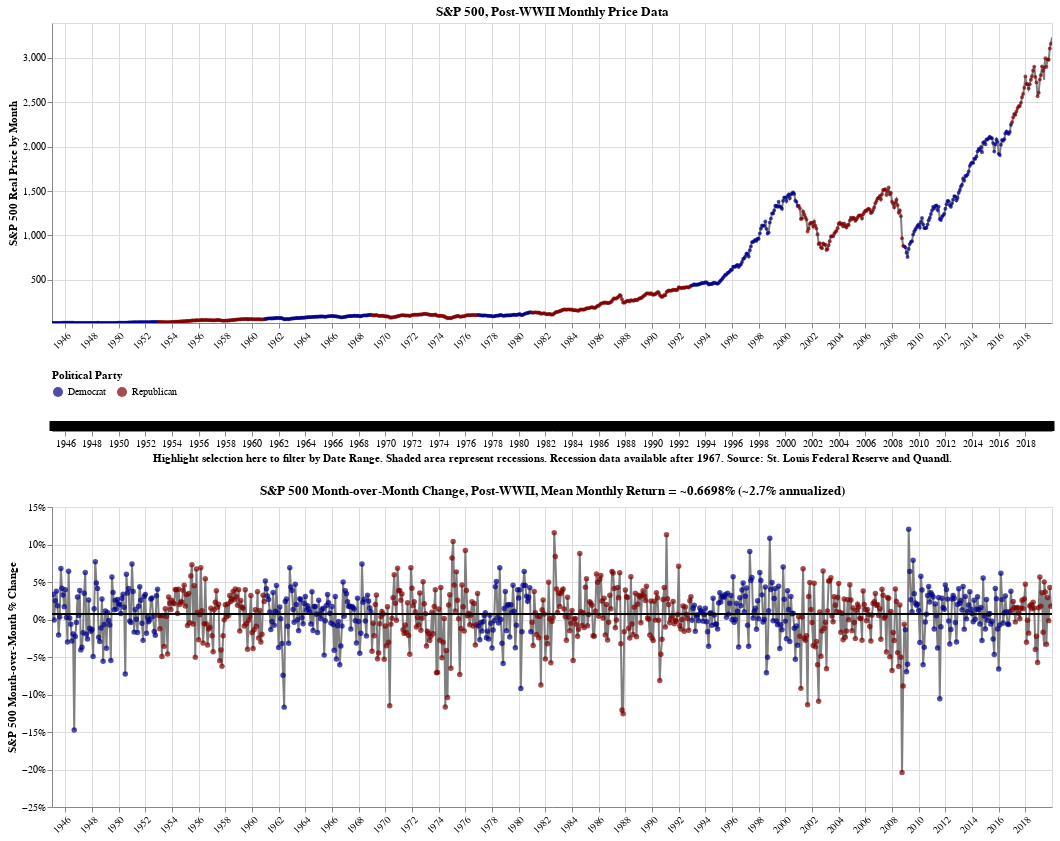

The code cell stored with this chart in its notebook:
### Code cell
# Set chart size/specs
chart_height=300
chart_width=1000

# Set range for y-axis on both charts
yrange_price= (min(df_equity.SP500_Real_Monthly_Price.dropna())*1.05, max(df_equity.SP500_Real_Monthly_Price.dropna()*1.05))

yrange_return= (min(df_equity.MoM_SP500_Return.dropna())*1.05, max(df_equity.MoM_SP500_Return.dropna()*1.05))

#parameter for opacity. Used to shade recessions.
recession_op=0.2

# Selector to change time interval for the charts
brush = alt.selection(type='interval', encodings=['x'],empty='none')
selection1 = alt.selection_single()

source1=df_equity.reset_index()
source1['mean_return']=df_equity.MoM_SP500_Return.mean()

#Base for the top chart
upper1= (alt.Chart(source1).encode(
    x=alt.X('DATE:T',scale=alt.Scale(domain=brush),axis=alt.Axis(labelAngle=-45,title=None)),
    y=alt.Y('SP500_Real_Monthly_Price:Q',impute=alt.ImputeParams(value=None),
            axis=alt.Axis(),
          scale=alt.Scale(domain=yrange_price),title='S&P 500 Real Price by Month'),)
    .properties(width=chart_width,height=chart_height,title= 'S&P 500, Post-WWII Monthly Price Data')
        )

#Top line chart and circle pointers for the tooltips
upper1_line=upper1.mark_line(color='grey')
upper1_circle=upper1.mark_circle(size=15).encode(
    tooltip=[alt.Tooltip('DATE',format='%b %Y'), 'President', 'SP500_Real_Monthly_Price'],
    color=alt.Color('Party',scale=alt.Scale(domain=['Democrat','Republican'], range=['darkblue','maroon']),legend=alt.Legend(title="Political Party",orient='bottom'))
).add_selection(selection1)

#Set up chart to shade recessions
upper1_recession= upper1.mark_area(yOffset=0,y2Offset=0).encode(
    y=alt.Y('SP500_Real_Monthly_Price:Q',impute=alt.ImputeParams(value=None),
    scale=alt.Scale(domain = yrange_price)),
    color=alt.Color('Recession_Indicator:O',scale=alt.Scale(domain=['0','1'], range=['transparent','black']),legend=None),opacity=alt.value(recession_op)
    )

lower1_mean = alt.Chart(source1).mark_rule(color='black').encode(y=alt.Y('mean_return'))

#Base for the bottom chart
lower1= (alt.Chart(source1).encode(
    x=alt.X('DATE:T',scale=alt.Scale(domain=brush),axis=alt.Axis(labelAngle=-45,title=None)),
    y=alt.Y('MoM_SP500_Return:Q',impute=alt.ImputeParams(value=None),
          scale=alt.Scale(domain = yrange_return),axis=alt.Axis(format='%',title="S&P 500 Month-over-Month % Change"))
    )
    .properties(width=chart_width,height=chart_height, title= 'S&P 500 Month-over-Month Change, Post-WWII, Mean Monthly Return = ~0.6698% (~2.7% annualized)' )
        )
#Bottom line chart and circle pointers for the tooltips
lower1_line=lower1.mark_line(color='grey')
lower1_circle=lower1.mark_circle().encode(
    tooltip=[alt.Tooltip('DATE',format='%b %Y'), alt.Tooltip('President'), alt.Tooltip('MoM_SP500_Return',format='.2%')],
    color=alt.Color('Party',scale=alt.Scale(domain=['Democrat','Republican'], range=['darkblue','maroon']),legend=None)).add_selection(selection1)

#Set up recessions for lower chart
lower1_recession= lower1.mark_area(yOffset=0,y2Offset=1000).encode(
    y=alt.Y('MoM_SP500_Return:Q',impute=alt.ImputeParams(value=None),
    scale=alt.Scale(domain = yrange_return)),
    color=alt.Color('Recession_Indicator:O',scale=alt.Scale(domain=['0','1'], range=['transparent','black']),legend=None),opacity=alt.value(recession_op))

#Set up chart used to select time intervals
date_range = (alt.Chart(source1)
         .mark_rule(size=5,color='black')
         .encode(
    alt.X('DATE:T',scale=alt.Scale(),title='Highlight selection here to filter by Date Range. Shaded area represent recessions. Recession data available after 1967. Source: St. Louis Federal Reserve and Quandl.'))
         .properties(width=chart_width,height=10)
         .add_selection(brush)   
)

df_equity_chart = alt.layer(upper1_line, upper1_circle, upper1_recession).resolve_scale(color='independent') & date_range & alt.layer(lower1_line, lower1_circle, lower1_mean, lower1_recession).resolve_scale(color='independent')

# Save the chart as HTML file
df_equity_chart.save(f'{htmlpath}df_equity_chart.html')

#Display the chart
df_equity_chart

### Figure 1 — Vega-Lite specification as saved in the notebook (floating-point values rounded to 4 significant figures; data arrays with more than 128 entries replaced by an {"elided": "..."} marker saying what was removed)
{"config": {"view": {"continuousWidth": 400, "continuousHeight": 300}}, "vconcat": [{"layer": [{"mark": {"type": "line", "color": "grey"}, "encoding": {"x": {"type": "temporal", "axis": {"labelAngle": -45, "title": null}, "field": "DATE", "scale": {"domain": {"selection": "selector259"}}}, "y": {"type": "quantitative", "axis": {}, "field": "SP500_Real_Monthly_Price", "impute": {"value": null}, "scale": {"domain": [14.16, 3392.0]}, "title": "S&P 500 Real Price by Month"}}, "height": 300, "title": "S&P 500, Post-WWII Monthly Price Data", "width": 1000}, {"mark": {"type": "circle", "size": 15}, "encoding": {"color": {"type": "nominal", "field": "Party", "legend": {"orient": "bottom", "title": "Political Party"}, "scale": {"domain": ["Democrat", "Republican"], "range": ["darkblue", "maroon"]}}, "tooltip": [{"type": "temporal", "field": "DATE", "format": "%b %Y"}, {"type": "nominal", "field": "President"}, {"type": "quantitative", "field": "SP500_Real_Monthly_Price"}], "x": {"type": "temporal", "axis": {"labelAngle": -45, "title": null}, "field": "DATE", "scale": {"domain": {"selection": "selector259"}}}, "y": {"type": "quantitative", "axis": {}, "field": "SP500_Real_Monthly_Price", "impute": {"value": null}, "scale": {"domain": [14.16, 3392.0]}, "title": "S&P 500 Real Price by Month"}}, "height": 300, "selection": {"selector260": {"type": "single"}}, "title": "S&P 500, Post-WWII Monthly Price Data", "width": 1000}, {"mark": {"type": "area", "y2Offset": 0, "yOffset": 0}, "encoding": {"color": {"type": "ordinal", "field": "Recession_Indicator", "legend": null, "scale": {"domain": ["0", "1"], "range": ["transparent", "black"]}}, "opacity": {"value": 0.2}, "x": {"type": "temporal", "axis": {"labelAngle": -45, "title": null}, "field": "DATE", "scale": {"domain": {"selection": "selector259"}}}, "y": {"type": "quantitative", "field": "SP500_Real_Monthly_Price", "impute": {"value": null}, "scale": {"domain": [14.16, 3392.0]}}}, "height": 300, "title": "S&P 500, Post-WWII Monthly Price Data", "width": 1000}], "resolve": {"scale": {"color": "independent"}}}, {"mark": {"type": "rule", "color": "black", "size": 5}, "encoding": {"x": {"type": "temporal", "field": "DATE", "scale": {}, "title": "Highlight selection here to filter by Date Range. Shaded area represent recessions. Recession data available after 1967. Source: St. Louis Federal Reserve and Quandl."}}, "height": 10, "selection": {"selector259": {"type": "interval", "encodings": ["x"], "empty": "none"}}, "width": 1000}, {"layer": [{"mark": {"type": "line", "color": "grey"}, "encoding": {"x": {"type": "temporal", "axis": {"labelAngle": -45, "title": null}, "field": "DATE", "scale": {"domain": {"selection": "selector259"}}}, "y": {"type": "quantitative", "axis": {"format": "%", "title": "S&P 500 Month-over-Month % Change"}, "field": "MoM_SP500_Return", "impute": {"value": null}, "scale": {"domain": [-0.2141, 0.1262]}}}, "height": 300, "title": "S&P 500 Month-over-Month Change, Post-WWII, Mean Monthly Return = ~0.6698% (~2.7% annualized)", "width": 1000}, {"mark": "circle", "encoding": {"color": {"type": "nominal", "field": "Party", "legend": null, "scale": {"domain": ["Democrat", "Republican"], "range": ["darkblue", "maroon"]}}, "tooltip": [{"type": "temporal", "field": "DATE", "format": "%b %Y"}, {"type": "nominal", "field": "President"}, {"type": "quantitative", "field": "MoM_SP500_Return", "format": ".2%"}], "x": {"type": "temporal", "axis": {"labelAngle": -45, "title": null}, "field": "DATE", "scale": {"domain": {"selection": "selector259"}}}, "y": {"type": "quantitative", "axis": {"format": "%", "title": "S&P 500 Month-over-Month % Change"}, "field": "MoM_SP500_Return", "impute": {"value": null}, "scale": {"domain": [-0.2141, 0.1262]}}}, "height": 300, "selection": {"selector260": {"type": "single"}}, "title": "S&P 500 Month-over-Month Change, Post-WWII, Mean Monthly Return = ~0.6698% (~2.7% annualized)", "width": 1000}, {"mark": {"type": "rule", "color": "black"}, "encoding": {"y": {"type": "quantitative", "field": "mean_return"}}}, {"mark": {"type": "area", "y2Offset": 1000, "yOffset": 0}, "encoding": {"color": {"type": "ordinal", "field": "Recession_Indicator", "legend": null, "scale": {"domain": ["0", "1"], "range": ["transparent", "black"]}}, "opacity": {"value": 0.2}, "x": {"type": "temporal", "axis": {"labelAngle": -45, "title": null}, "field": "DATE", "scale": {"domain": {"selection": "selector259"}}}, "y": {"type": "quantitative", "field": "MoM_SP500_Return", "impute": {"value": null}, "scale": {"domain": [-0.2141, 0.1262]}}}, "height": 300, "title": "S&P 500 Month-over-Month Change, Post-WWII, Mean Monthly Return = ~0.6698% (~2.7% annualized)", "width": 1000}], "resolve": {"scale": {"color": "independent"}}}], "data": {"name": "data-c0ba02a7f5155e9fda39d74892bf3303"}, "$schema": "https://vega.github.io/schema/vega-lite/v4.0.0.json", "datasets": {"data-c0ba02a7f5155e9fda39d74892bf3303": {"elided": "902 records"}}}
